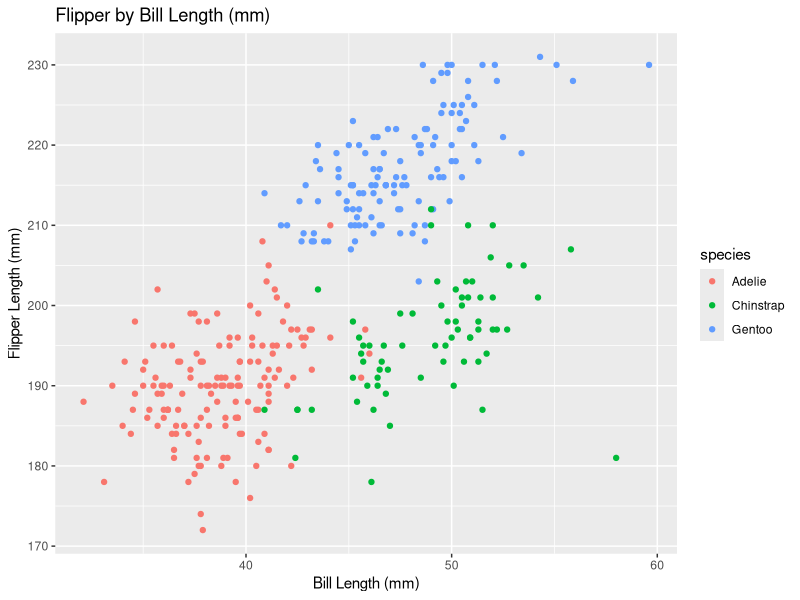
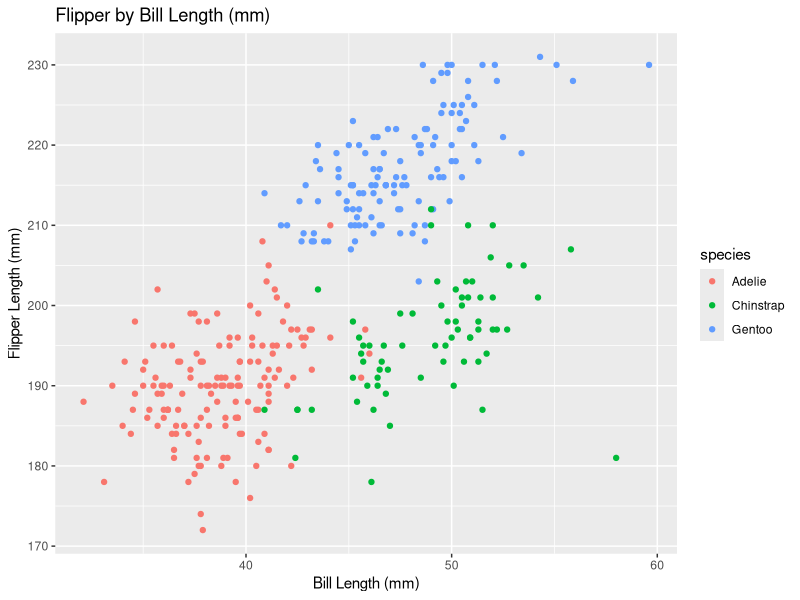

Generate these figures, in order, with R:
## ---- chunk 1
library(tidyverse)
## ---- chunk 2

prob1_df <- 
  tibble (
    samp = rnorm(10),
    samp_gt_0 = samp >0, 
    char_vec = c("a", "b", "c", "d", "e", "f", "G", "h", "I", "j"),
    factor_vec = factor(c("low", "low", "low", "med", "med", "med", "med", "high", "high", "high"))
 
 ) 

## ---- chunk 3

mean(pull(prob1_df, samp))
mean(pull(prob1_df, samp_gt_0))
mean(pull(prob1_df, char_vec))
mean(pull(prob1_df, factor_vec))

## ---- chunk 4

as.numeric(pull(prob1_df, samp))
as.numeric(pull(prob1_df, samp_gt_0))
as.numeric(pull(prob1_df, char_vec))
as.numeric(pull(prob1_df, factor_vec))

## ---- chunk 5
#a. 
as.numeric(pull(prob1_df, samp_gt_0)) * pull(prob1_df, samp)
#b. 
as.factor (pull(prob1_df, samp_gt_0)) * pull(prob1_df, samp)
#c. 
as.factor(pull(prob1_df, samp_gt_0))
as.numeric(pull(prob1_df, samp_gt_0))*pull(prob1_df, samp)

## ---- chunk 6

data("penguins", package = "palmerpenguins")

## ---- chunk 7
library(ggplot2)

ggplot(data = penguins, mapping = aes(x = bill_length_mm, y=flipper_length_mm, color=species)) + geom_point() +
labs(x = "Bill Length (mm)", y = "Flipper Length (mm)")+
  ggtitle("Flipper by Bill Length (mm)")
## ---- chunk 8
ggsave("Scatter_plot_flipper_bill.pdf", height = 4, width = 6)

